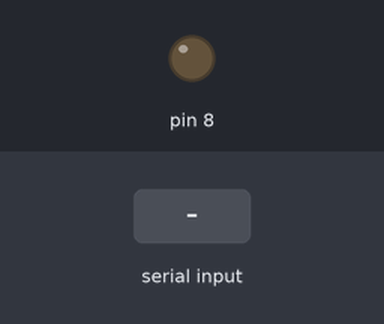
A sketch run on a simulated Arduino Uno, built with avr-gcc and run on an emulated ATmega328P. Parts: output pins drawn as LEDs (lit = HIGH). The test bench sets the inputs (shaded band). What the sketch prints to the serial monitor is not drawn.

Above: at 1.2 s.
1.3 s: "1" received over Serial
At 2.9 s:
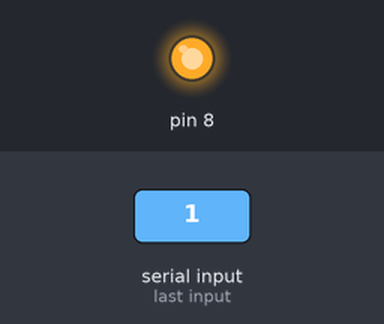
Timing chart, 0 to 9.8 s (numbered marks = the images above; inputs shaded):
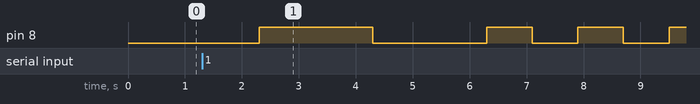

Measured:
- after the input at 1.3 s, pin 8: goes HIGH 2.0 s, LOW 2.0 s, HIGH 0.80 s, LOW 0.80 s, HIGH 0.80 s, LOW 0.80 s, then HIGH, starting after 1.0 s

The sketch:

emitter_2.ino
```cpp
int i = 0, b = 0;
int sending_flag = 0;
char source[] = "11110000111100001111000011110000111100001111";

void setup() {
  pinMode(8, OUTPUT);
  Serial.begin(9600);
}

void loop() {

  // initial signal ( 1s of open led)
  if (Serial.available() > 0){
    b = Serial.read();
    // 49 ASCII int for "1" char
    if (b == 49){
      delay(1000);
      digitalWrite(8, HIGH);
      delay(2000);
      digitalWrite(8, LOW);
      delay(2000);

      sending_flag = 1;
    }
  }

  if (sending_flag == 1){
    for(i = 0; source[i] != '\0'; i++){
      Serial.println(source[i]);
      if (source[i] == '1') {
        digitalWrite(8, HIGH);
      }
      else {
        digitalWrite(8, LOW);
      }
      delay(200);
    }
    //b = 0;
    sending_flag=0;

    // chiusura dell'invio del messaggio
    // spegni led per un secondo
    // accendi led per 1 secondo
    // spegni definitvamente
    digitalWrite(8, LOW);
    delay(500);
    digitalWrite(8, HIGH);
    delay(2000);
    digitalWrite(8, LOW);
    //delay(1000);

  }
}
```
